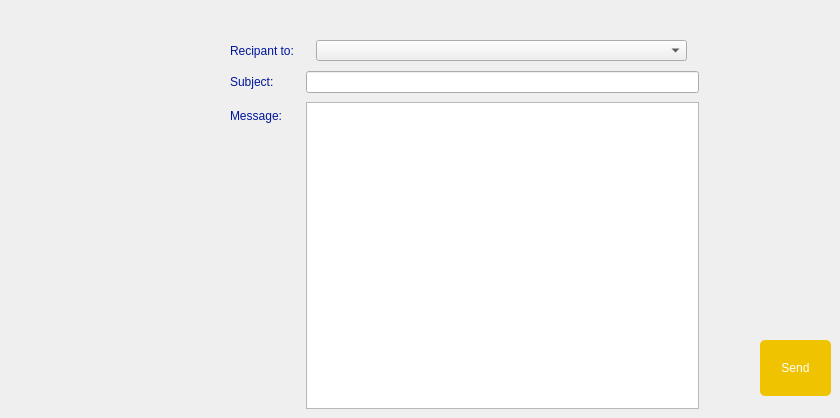
       <widget class="QWidget" name="tab_3">
        <attribute name="title">
         <string>envoyer mail </string>
        </attribute>
        <widget class="QPushButton" name="sendBtn_3">
         <property name="geometry">
          <rect>
           <x>760</x>
           <y>340</y>
           <width>71</width>
           <height>56</height>
          </rect>
         </property>
         <property name="styleSheet">
          <string notr="true">QPushButton {
padding: 1px;
border-style: solid;
border: 2px solid gray;
border-radius: 8px;
background-color: rgb(143, 143, 143);
border:2px solid #000;
}
QPushButton {
     color: #fff !important;
text-transform: uppercase;
text-decoration: none;
background: #f0C300;
padding: 20px;
border-radius: 5px;
display: inline-block;
border: none;
transition: all 0.4s ease 0s;
 }
 QPushButton:hover {
     background: #434343;
letter-spacing: 1px;
-webkit-box-shadow: 0px 5px 40px -10px rgba(0,0,0,0.57);
-moz-box-shadow: 0px 5px 40px -10px rgba(0,0,0,0.57);
box-shadow: 5px 40px -10px rgba(0,0,0,0.57);
transition: all 0.4s ease 0s;
 }</string>
         </property>
         <property name="text">
          <string>Send</string>
         </property>
        </widget>
        <widget class="QLabel" name="label_51">
         <property name="geometry">
          <rect>
           <x>230</x>
           <y>40</y>
           <width>69</width>
           <height>22</height>
          </rect>
         </property>
         <property name="styleSheet">
          <string notr="true">color:#00159a</string>
         </property>
         <property name="text">
          <string>Recipant to:</string>
         </property>
        </widget>
        <widget class="QLineEdit" name="subject">
         <property name="geometry">
          <rect>
           <x>306</x>
           <y>71</y>
           <width>393</width>
           <height>22</height>
          </rect>
         </property>
         <property name="styleSheet">
          <string notr="true">QLineEdit {
padding: 1px;
border-style: solid;
border: 2px solid gray;
border-radius: 8px;
border:2px solid #00159a;
	
	background-color: rgb(255, 255, 255);
}border:2px solid #000;</string>
         </property>
        </widget>
        <widget class="QLabel" name="label_53">
         <property name="geometry">
          <rect>
           <x>230</x>
           <y>102</y>
           <width>55</width>
           <height>28</height>
          </rect>
         </property>
         <property name="styleSheet">
          <string notr="true">color:#00159a</string>
         </property>
         <property name="text">
          <string>Message:</string>
         </property>
        </widget>
        <widget class="QPlainTextEdit" name="msg">
         <property name="geometry">
          <rect>
           <x>306</x>
           <y>102</y>
           <width>393</width>
           <height>307</height>
          </rect>
         </property>
         <property name="styleSheet">
          <string notr="true">QLineEdit {
padding: 1px;
border-style: solid;
border: 2px solid gray;
border-radius: 8px;
border:2px solid #00159a;
	
	background-color: rgb(255, 255, 255);
}border:2px solid #000;</string>
         </property>
        </widget>
        <widget class="QLabel" name="label_52">
         <property name="geometry">
          <rect>
           <x>230</x>
           <y>71</y>
           <width>48</width>
           <height>22</height>
          </rect>
         </property>
         <property name="styleSheet">
          <string notr="true">color:#00159a</string>
         </property>
         <property name="text">
          <string>Subject:</string>
         </property>
        </widget>
        <widget class="QComboBox" name="rcpt">
         <property name="geometry">
          <rect>
           <x>316</x>
           <y>40</y>
           <width>371</width>
           <height>21</height>
          </rect>
         </property>
        </widget>
       </widget>
